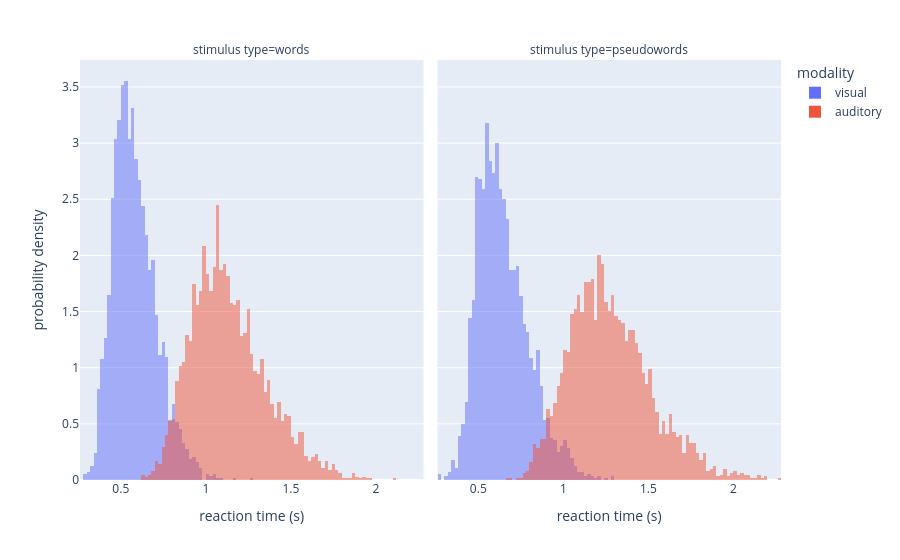

The code cell stored with this chart in its notebook:
### Markdown cell above
### Visualizing modality RT distributions for the two stimuli types

### Code cell
def change_lables(t):
    t.update(
        name = MAPPING['modality'][int(t.name)],
        legendgroup = MAPPING['modality'][int(t.name)],
        hovertemplate = t.hovertemplate.replace(t.name, MAPPING['modality'][int(t.name)])
    )

def change_annotations(t):
    t.update(
        text = t.text[:t.text.index('=') + 1] + MAPPING['is_word'][int(t.text[t.text.index('=') + 1:])]
    )


fig = px.histogram(
    data.sort_values(by='is_word', ascending=False),
    x="rt",
    labels={
         "rt": "reaction time (s)",
        'is_word': 'stimulus type',
         },
    color='modality',
    barmode='overlay',
    histnorm='probability density',
    facet_col='is_word',
    ).update_layout(
    yaxis_title="probability density"
).for_each_trace(change_lables).for_each_annotation(change_annotations)

fig.show()

### Figure 1 — Plotly figure (JSON) as saved in the notebook; plotly's stock layout.template omitted (floating-point values rounded to 4 significant figures; data arrays with more than 128 entries replaced by an {"elided": "..."} marker saying what was removed)
{"data": [{"alignmentgroup": "True", "bingroup": "x", "histnorm": "probability density", "hovertemplate": "modality=visual<br>stimulus type=1<br>reaction time (s)=%{x}<br>probability density=%{y}<extra></extra>", "legendgroup": "visual", "marker": {"color": "#636efa", "opacity": 0.5, "pattern": {"shape": ""}}, "name": "visual", "offsetgroup": "0", "orientation": "v", "showlegend": true, "type": "histogram", "x": {"elided": "2885 float values"}, "xaxis": "x", "yaxis": "y"}, {"alignmentgroup": "True", "bingroup": "x", "histnorm": "probability density", "hovertemplate": "modality=visual<br>stimulus type=visual<br>reaction time (s)=%{x}<br>probability density=%{y}<extra></extra>", "legendgroup": "visual", "marker": {"color": "#636efa", "opacity": 0.5, "pattern": {"shape": ""}}, "name": "visual", "offsetgroup": "0", "orientation": "v", "showlegend": false, "type": "histogram", "x": {"elided": "2801 float values"}, "xaxis": "x2", "yaxis": "y2"}, {"alignmentgroup": "True", "bingroup": "x", "histnorm": "probability density", "hovertemplate": "modality=auditory<br>stimulus type=auditory<br>reaction time (s)=%{x}<br>probability density=%{y}<extra></extra>", "legendgroup": "auditory", "marker": {"color": "#EF553B", "opacity": 0.5, "pattern": {"shape": ""}}, "name": "auditory", "offsetgroup": "1", "orientation": "v", "showlegend": true, "type": "histogram", "x": {"elided": "3242 float values"}, "xaxis": "x", "yaxis": "y"}, {"alignmentgroup": "True", "bingroup": "x", "histnorm": "probability density", "hovertemplate": "modality=auditory<br>stimulus type=0<br>reaction time (s)=%{x}<br>probability density=%{y}<extra></extra>", "legendgroup": "auditory", "marker": {"color": "#EF553B", "opacity": 0.5, "pattern": {"shape": ""}}, "name": "auditory", "offsetgroup": "1", "orientation": "v", "showlegend": false, "type": "histogram", "x": {"elided": "3150 float values"}, "xaxis": "x2", "yaxis": "y2"}], "layout": {"annotations": [{"font": {}, "showarrow": false, "text": "stimulus type=words", "x": 0.245, "xanchor": "center", "xref": "paper", "y": 1, "yanchor": "bottom", "yref": "paper"}, {"font": {}, "showarrow": false, "text": "stimulus type=pseudowords", "x": 0.755, "xanchor": "center", "xref": "paper", "y": 1, "yanchor": "bottom", "yref": "paper"}], "barmode": "overlay", "legend": {"title": {"text": "modality"}, "tracegroupgap": 0}, "margin": {"t": 60}, "xaxis": {"anchor": "y", "domain": [0, 0.49], "title": {"text": "reaction time (s)"}}, "xaxis2": {"anchor": "y2", "domain": [0.51, 1], "matches": "x", "title": {"text": "reaction time (s)"}}, "yaxis": {"anchor": "x", "domain": [0, 1], "title": {"text": "probability density"}}, "yaxis2": {"anchor": "x2", "domain": [0, 1], "matches": "y", "showticklabels": false}}}
